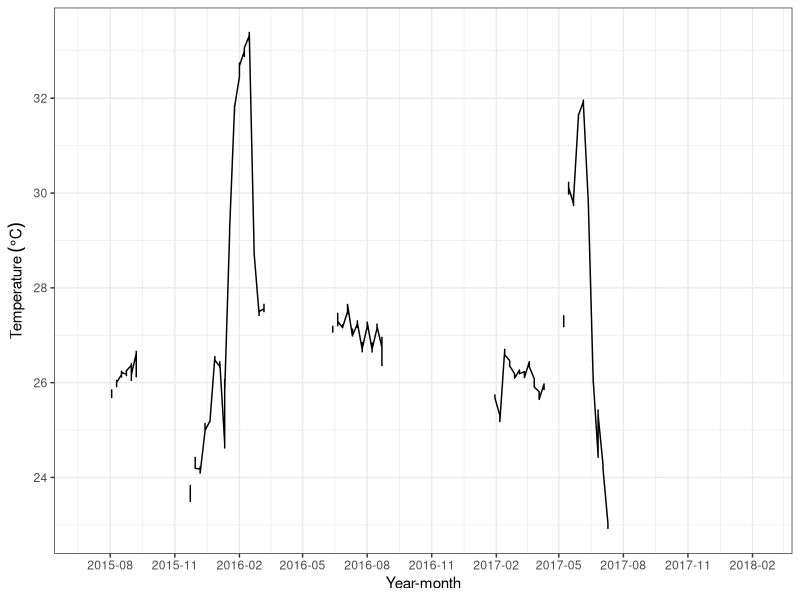

The R script that drew this image:
# libraries 
    library(dplyr)
    library(ggplot2)
    library(ggthemes)

# Data
    Temperature<-read.csv("data/Temperature_data.csv", header = T)
    Temperature$Date<-as.Date(Temperature$Date_Time, format="%m/%d/%y %H:%M:%S %p")
    Temperature$Week<-as.Date(cut(Temperature$Date, breaks = "week"))

    # Remove temp data when Mcav was moved to recovery
    Mcav<-Temperature[which((Temperature$Replicate==1) & ((Temperature$Week=="2016-02-08")|
                                                       (Temperature$Week=="2016-02-15")|
                                                       (Temperature$Week=="2016-02-22"))), ]
    Temperature <- droplevels(Temperature[!rownames(Temperature) %in% 
                                            rownames(Mcav), ])
# --------------------------------
# # Check sudden differences in temp
# Temperature<-
#   (Temperature %>% 
#   group_by(ID)  %>% 
#   mutate(temp.difference = Temp - lag(Temp)))
# 
# Temperature$temp.difference[is.na(Temperature$temp.difference)]<-0
# Temperature$Temperature.off<-"OK"
# Temperature$Temperature.off[(Temperature$temp.difference>2)]<-"Too Hot"
# Temperature$Temperature.off[(Temperature$temp.difference<(-2))]<-"Too Cold"
# --------------------------------

# Average, min and max Temperature by treatment, tank(Replicate) and week
    # Expand time frame
    Dates<-as.data.frame(seq(as.Date("2015-06-30"), 
                             as.Date("2018-06-10"), by="days"))
    names(Dates) <- c("Date")
    Temperature<-merge(Dates, Temperature, on=Dates, all=TRUE)
    Temperature$Week<-as.Date(cut(Temperature$Date, breaks = "week"))
    
    # Summary by week
    Summary<-Temperature %>%
      group_by(Treatment, Replicate, Week) %>%
      dplyr::summarise(avgTemp = mean(Temp), 
                       maxTemp = max(Temp),  
                       minTemp = min(Temp), 
                       sdTemp = sd(Temp))
    
    Temperature<-dplyr::full_join(Temperature, Summary, by=c("Treatment", "Replicate", "Week"))  
    # write.csv(Temperature, "Final_Temperature.csv")
    
# Plot average temperature per week
   # tiff('outputs/Temperature.tiff', units="in", width=6, height=4, res=300)
      Temperature_All<- ggplot(Summary, aes (Week, avgTemp)) +
        theme_bw() +
        # stat_summary(fun.data = "mean_cl_boot",geom = "line") +
        stat_summary(fun.data = "mean_cl_boot",geom = "errorbar") +
         geom_line() +   
        scale_x_date(date_breaks = "3 months", date_labels = "%Y-%m", 
                     limits = c(as.Date("2015-06-30"), as.Date("2018-02-10")),
                     name = "Year-month") +
        ylab(expression("Temperature"~(degree*C)))
      Temperature_All
  #  dev.off()